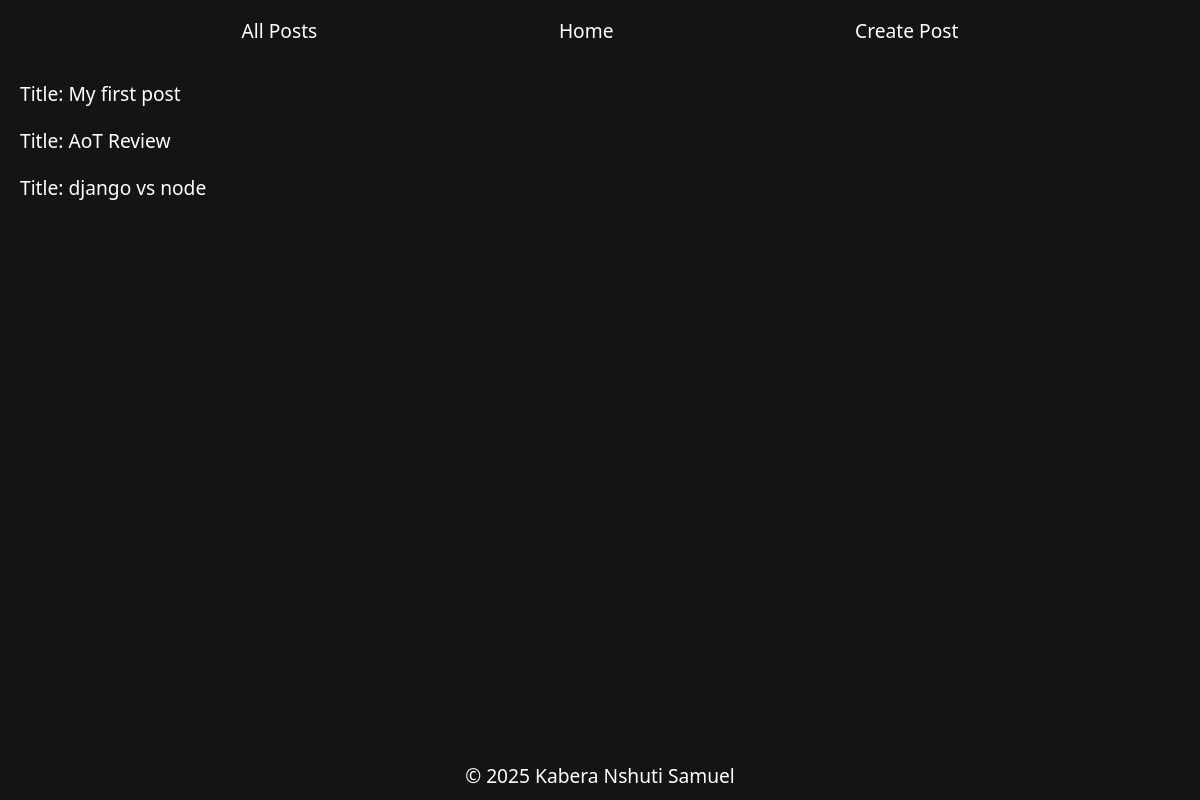
The app's page /posts/, older data.
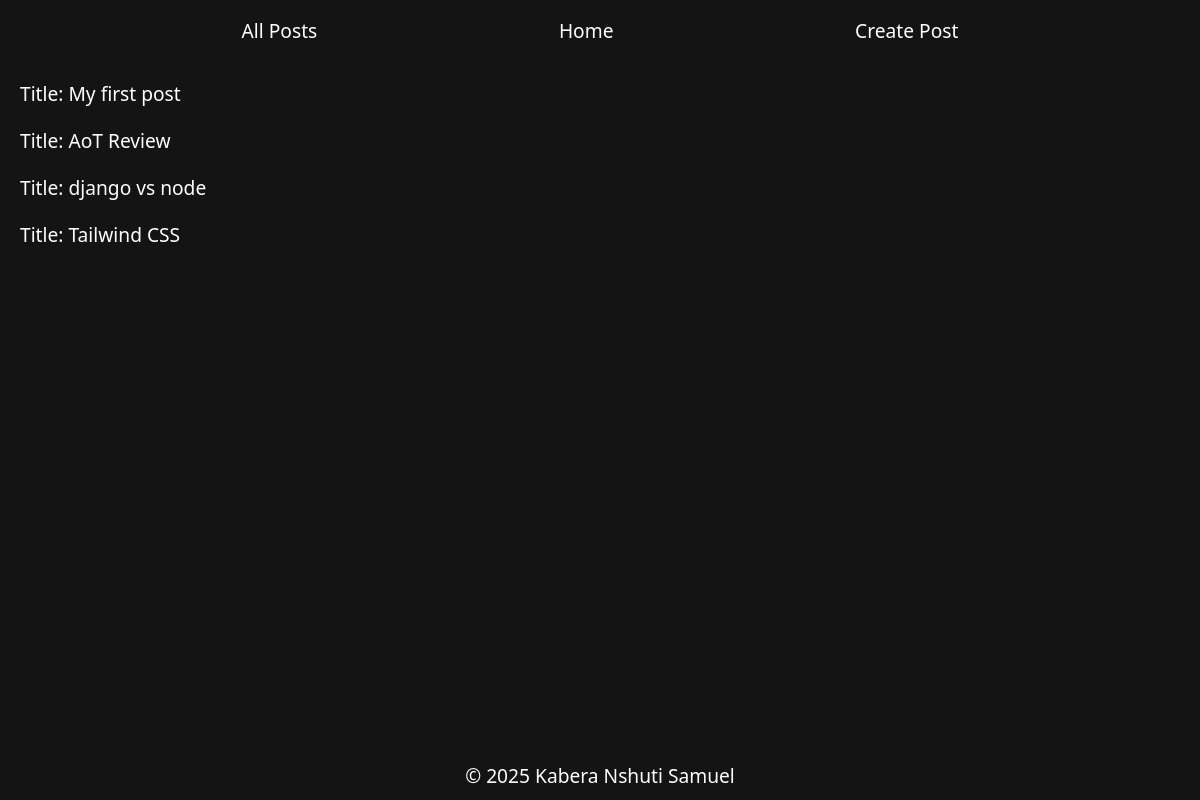
The same page, newer data.
### posts/models.py (models this page shows)
class Post(models.Model):
    title = models.CharField(max_length=200)
    content = models.TextField()
    pub_date = models.DateField(auto_now_add=True)

### posts/views.py (the view)
# urls.py: path("posts/", views.posts_list, name="all"),
def posts_list(request):
    all_posts = Post.objects.all()
    return render(request, "posts.html", {"posts": all_posts})

### posts/templates/posts.html (shortened to what this page needs)
{% extends 'base.html' %}
{% block content %}
    {% if posts %}
        <ul>
        {% for post in posts %}
            <li>
                <a href="{% url 'posts:detail' post.id%}"><p>Title: {{post.title}}</p></a>
            </li>
        {% endfor %}
        </ul>
    {% else %}
        <p>No posts are available now</p>
    {% endif %}
{% endblock %}

### posts/templates/base.html (shortened to what this page needs)
{% load static %}
<!DOCTYPE html>
<html lang="en">
<head>
    <link rel="stylesheet" href="{% static 'css/index.css' %}">
</head>
<body>
    <nav>
        <a href="{% url 'posts:all' %}">All Posts</a>
        <a href="{% url 'posts:index' %}">Home</a>
        <a href="{% url 'posts:create' %}">Create Post</a>
    </nav>
    <main>{% block content %}{% endblock %}</main>
    <footer> &copy; 2025 Kabera Nshuti Samuel</footer>
</body>
</html>

### posts/static/css/index.css (style rules this page uses)
* { padding: 0; margin: 0; box-sizing: border-box; }
:root { --fs: 1.2rem; --lfs: 1.5rem; --nav-height: 60px; --footer-height: 50px; --dark: rgb(20, 20, 20); --light-dark: rgb(30,30,30); }
body { width: 100vw; min-height: 100vh; background-color: var(--dark); color: white; font-size: var(--fs); font-family: system-ui, -apple-system, BlinkMacSystemFont, "Segoe UI", Roboto, Oxygen, Ubuntu, Cantarell, "Open Sans", "Helvetica Neue", sans-serif; padding-top: var(--nav-height); overflow-x: hidden; }
a { color: white; text-decoration: none; }
ul { display: flex; flex-direction: column; gap: 20px; }
li { list-style: none; }
nav { position: fixed; inset: 0 0 auto 0; height: var(--nav-height); display: flex; justify-content: space-evenly; align-items: center; }
main { min-height: calc(100vh - var(--nav-height) - var(--footer-height)); padding: 20px; }
footer { height: var(--footer-height); display: flex; justify-content: center; align-items: center; text-align: center; }

Row changes from the older to the newer data that the page shows:
added Post: title "Tailwind CSS"
